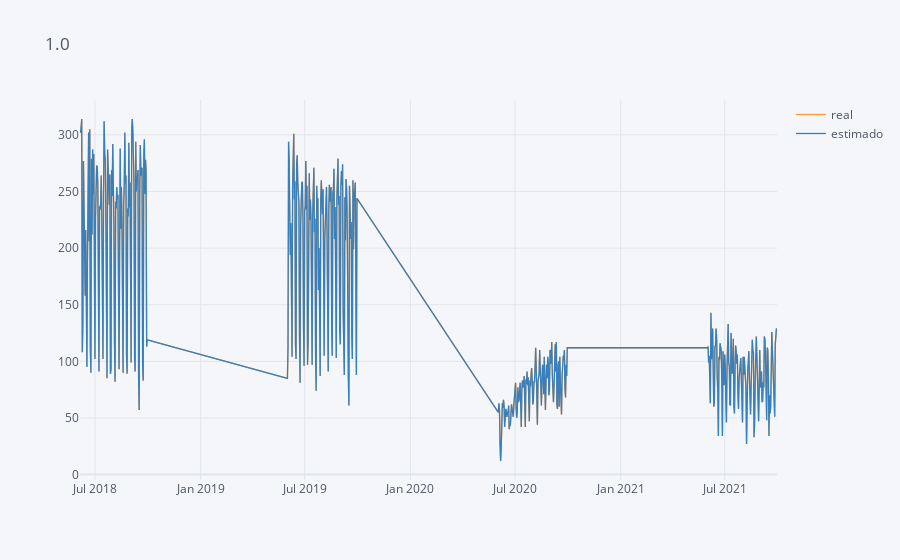
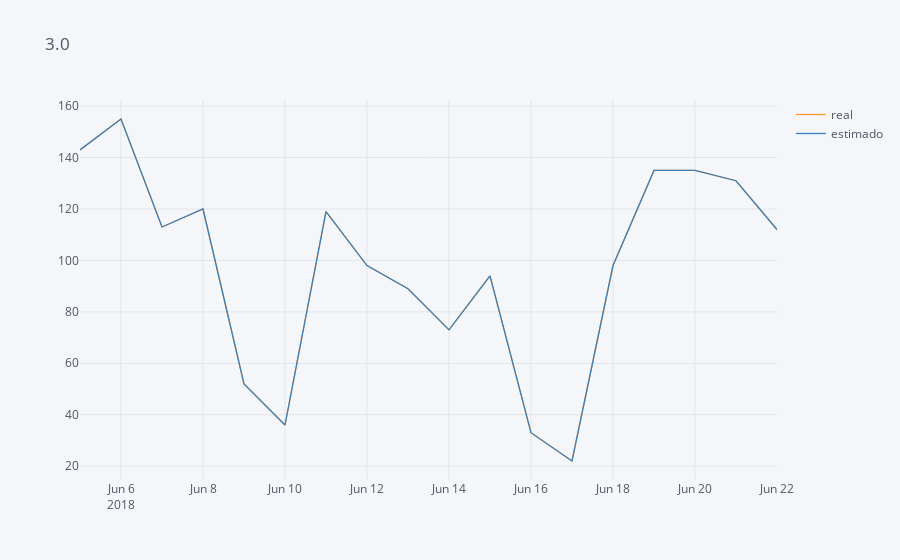
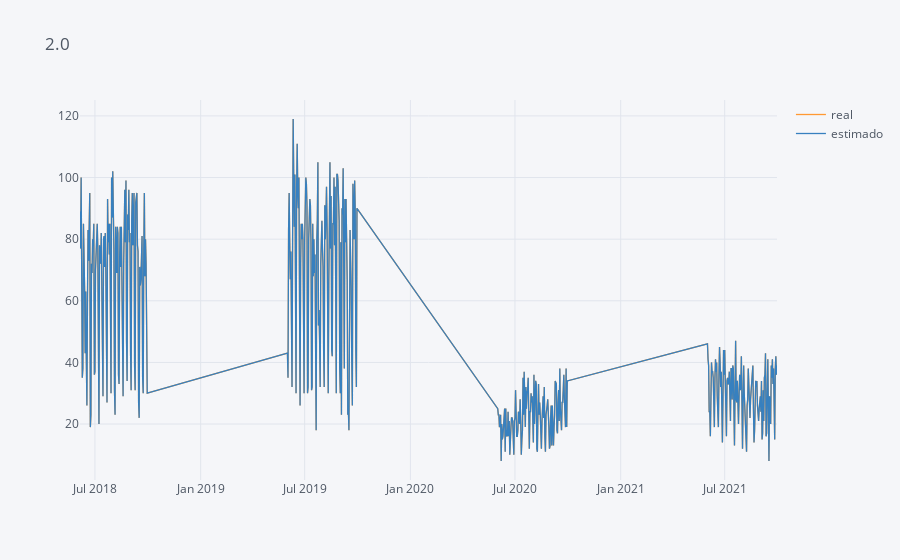

The cell these charts' notebook holds for them, in order:
### Code cell
eb.plot_real_vs_est(X, y, model=model, id_col='Ciclo_Estacion_Retiro', to_int=True)

### Figure 1 — Plotly figure (JSON) as saved in the notebook; plotly's stock layout.template omitted (floating-point values rounded to 4 significant figures; data arrays with more than 128 entries replaced by an {"elided": "..."} marker saying what was removed)
{"data": [{"line": {"color": "rgba(255, 153, 51, 1.0)", "dash": "solid", "shape": "linear", "width": 1.3}, "mode": "lines", "name": "real", "text": "", "type": "scatter", "x": {"elided": "484 str values"}, "y": {"elided": "484 int values"}}, {"line": {"color": "rgba(55, 128, 191, 1.0)", "dash": "solid", "shape": "linear", "width": 1.3}, "mode": "lines", "name": "estimado", "text": "", "type": "scatter", "x": {"elided": "484 str values"}, "y": {"elided": "484 float values"}}], "layout": {"legend": {"bgcolor": "#F5F6F9", "font": {"color": "#4D5663"}}, "paper_bgcolor": "#F5F6F9", "plot_bgcolor": "#F5F6F9", "title": {"font": {"color": "#4D5663"}, "text": "1.0"}, "xaxis": {"gridcolor": "#E1E5ED", "showgrid": true, "tickfont": {"color": "#4D5663"}, "title": {"font": {"color": "#4D5663"}, "text": ""}, "zerolinecolor": "#E1E5ED"}, "yaxis": {"gridcolor": "#E1E5ED", "showgrid": true, "tickfont": {"color": "#4D5663"}, "title": {"font": {"color": "#4D5663"}, "text": ""}, "zerolinecolor": "#E1E5ED"}}}

### Figure 2 — Plotly figure (JSON) as saved in the notebook; plotly's stock layout.template omitted (floating-point values rounded to 4 significant figures)
{"data": [{"line": {"color": "rgba(255, 153, 51, 1.0)", "dash": "solid", "shape": "linear", "width": 1.3}, "mode": "lines", "name": "real", "text": "", "type": "scatter", "x": ["2018-06-05", "2018-06-06", "2018-06-07", "2018-06-08", "2018-06-09", "2018-06-10", "2018-06-11", "2018-06-12", "2018-06-13", "2018-06-14", "2018-06-15", "2018-06-16", "2018-06-17", "2018-06-18", "2018-06-19", "2018-06-20", "2018-06-21", "2018-06-22"], "y": [143, 155, 113, 120, 52, 36, 119, 98, 89, 73, 94, 33, 22, 98, 135, 135, 131, 112]}, {"line": {"color": "rgba(55, 128, 191, 1.0)", "dash": "solid", "shape": "linear", "width": 1.3}, "mode": "lines", "name": "estimado", "text": "", "type": "scatter", "x": ["2018-06-05", "2018-06-06", "2018-06-07", "2018-06-08", "2018-06-09", "2018-06-10", "2018-06-11", "2018-06-12", "2018-06-13", "2018-06-14", "2018-06-15", "2018-06-16", "2018-06-17", "2018-06-18", "2018-06-19", "2018-06-20", "2018-06-21", "2018-06-22"], "y": [143.0, 155.0, 113.0, 120.0, 52.0, 36.0, 119.0, 98.0, 89.0, 73.0, 94.0, 33.0, 22.0, 98.0, 135.0, 135, 131.0, 112.0]}], "layout": {"legend": {"bgcolor": "#F5F6F9", "font": {"color": "#4D5663"}}, "paper_bgcolor": "#F5F6F9", "plot_bgcolor": "#F5F6F9", "title": {"font": {"color": "#4D5663"}, "text": "3.0"}, "xaxis": {"gridcolor": "#E1E5ED", "showgrid": true, "tickfont": {"color": "#4D5663"}, "title": {"font": {"color": "#4D5663"}, "text": ""}, "zerolinecolor": "#E1E5ED"}, "yaxis": {"gridcolor": "#E1E5ED", "showgrid": true, "tickfont": {"color": "#4D5663"}, "title": {"font": {"color": "#4D5663"}, "text": ""}, "zerolinecolor": "#E1E5ED"}}}

### Figure 3 — Plotly figure (JSON) as saved in the notebook; plotly's stock layout.template omitted (floating-point values rounded to 4 significant figures; data arrays with more than 128 entries replaced by an {"elided": "..."} marker saying what was removed)
{"data": [{"line": {"color": "rgba(255, 153, 51, 1.0)", "dash": "solid", "shape": "linear", "width": 1.3}, "mode": "lines", "name": "real", "text": "", "type": "scatter", "x": {"elided": "484 str values"}, "y": {"elided": "484 int values"}}, {"line": {"color": "rgba(55, 128, 191, 1.0)", "dash": "solid", "shape": "linear", "width": 1.3}, "mode": "lines", "name": "estimado", "text": "", "type": "scatter", "x": {"elided": "484 str values"}, "y": {"elided": "484 float values"}}], "layout": {"legend": {"bgcolor": "#F5F6F9", "font": {"color": "#4D5663"}}, "paper_bgcolor": "#F5F6F9", "plot_bgcolor": "#F5F6F9", "title": {"font": {"color": "#4D5663"}, "text": "2.0"}, "xaxis": {"gridcolor": "#E1E5ED", "showgrid": true, "tickfont": {"color": "#4D5663"}, "title": {"font": {"color": "#4D5663"}, "text": ""}, "zerolinecolor": "#E1E5ED"}, "yaxis": {"gridcolor": "#E1E5ED", "showgrid": true, "tickfont": {"color": "#4D5663"}, "title": {"font": {"color": "#4D5663"}, "text": ""}, "zerolinecolor": "#E1E5ED"}}}
